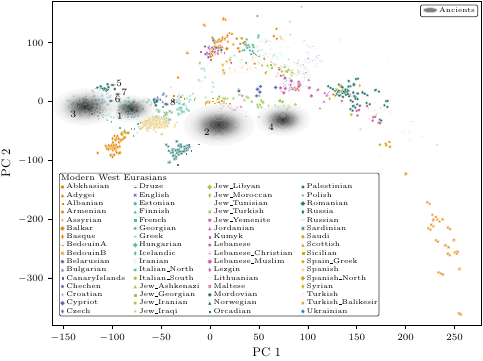

This figure's Python source:
import os
import matplotlib.pyplot as plt
import numpy as np
from matplotlib.patches import Ellipse
import matplotlib.patches as mpatches
from matplotlib.legend_handler import HandlerPatch
#import plotly.graph_objects as go
import plotly.express as px
import pandas as pd
#import plotly.express as px
from tueplots import axes, bundles
from scipy.stats import chi2
from scipy.stats import multivariate_normal
from matplotlib.lines import Line2D
import itertools

palette = px.colors.qualitative.Vivid
palette = [px.colors.unconvert_from_RGB_255(px.colors.unlabel_rgb(c)) for c in palette]

pixel = 1/plt.rcParams['figure.dpi']

def gaussian_density_within_ellipse(mean, Sigma, confidence_level):
    # Step 1: Compute chi-square value and eigen decomposition
    chi2_val = chi2.ppf(confidence_level, df=2)
    eigvals, eigvecs = np.linalg.eigh(Sigma)

    # Sorting eigenvalues and eigenvectors
    order = eigvals.argsort()[::-1]
    eigvals = eigvals[order]
    eigvecs = eigvecs[:, order]

    # Width and height of the ellipse (2 * sqrt(eigenvalue * chi-square value))
    width = 2 * np.sqrt(eigvals[0] * chi2_val)
    height = 2 * np.sqrt(eigvals[1] * chi2_val)

    # Get the bounds for the meshgrid
    x_min, x_max = mean[0] - width / 2, mean[0] + width / 2
    y_min, y_max = mean[1] - height / 2, mean[1] + height / 2

    # Create the meshgrid
    x = np.linspace(x_min, x_max, 1000)
    y = np.linspace(y_min, y_max, 1000)
    xx, yy = np.meshgrid(x, y)
    points = np.column_stack([xx.ravel(), yy.ravel()])

    # Step 2: Compute the Gaussian density
    rv = multivariate_normal(mean=mean, cov=Sigma)
    pdf_values = rv.pdf(points)
    pdf_values = pdf_values.reshape(xx.shape)

    # Step 3: Compute Mahalanobis distance and mask outside points
    points_centered = points - mean
    Sigma_inv = np.linalg.inv(Sigma)
    mahalanobis_distances = np.einsum('ij,jk,ik->i', points_centered, Sigma_inv, points_centered)
    mahalanobis_distances = mahalanobis_distances.reshape(xx.shape)

    # Mask points outside the 95% confidence ellipse
    pdf_values[mahalanobis_distances > chi2_val] = np.nan
    return xx, yy, pdf_values

def make_legend_ellipse(legend, orig_handle,
                        xdescent, ydescent,
                        width, height, fontsize):
    p = mpatches.Ellipse(xy=(0.5*width-0.5*xdescent, 0.5*height-0.5*ydescent),
                         width = width+xdescent, height=(height+ydescent))

    return p

modern_df = pd.read_csv('data/embedding_modern_refs.csv')
groups = pd.read_csv('paper_figures/real_world/modern_groups_curated.csv', header=0)
vars = np.load('paper_figures/real_world/variance_ancients_high_uncertainty.npy')
s_emb = np.load('paper_figures/real_world/mean_ancients_high_uncertainty.npy')
metadata_ancients = pd.read_csv('paper_figures/real_world/metadata_ancients_high_uncertainty.csv', header=0)

vars_low = np.load('paper_figures/real_world/variance_ancients_low_uncertainty.npy')
s_emb_low = np.load('paper_figures/real_world/mean_ancients_low_uncertainty.npy')
metadata_ancients_low = pd.read_csv('paper_figures/real_world/metadata_ancients_low_uncertainty.csv', header=0)

modern_df['Group'] = groups['Group']
modern_df = modern_df.sort_values(by=['Group'])

c1 = mpatches.Circle((0, 0), 1, fc='grey', lw=0.5, ec='lightgrey')
c2 = mpatches.Circle((0, 0), 1, fc='None', lw=0.5, edgecolor='red')

markers = Line2D.filled_markers
markers = ['o', '^', 's', 'p', '*', 'D', 'd', 'P', 'X']
style = list(itertools.product(palette, markers))

modern_df['Style'] = modern_df['Group'].map(dict(zip(modern_df['Group'].unique(),
                                       style)))

with plt.rc_context({**bundles.aistats2022(family="serif"), **axes.lines()}):
  fig, ax = plt.subplots(1, 1, figsize=(488*pixel, 0.75*488*pixel))
  for sty in modern_df['Style'].unique():
    df_sub = modern_df.loc[modern_df['Style']==sty]
    ax.scatter(df_sub['PC1'], df_sub['PC2'], alpha=1, s=4, marker=sty[1], c=sty[0], label=df_sub['Group'].unique()[0], edgecolor='white', linewidth=0.1)
  for i, emb in enumerate(s_emb_low):  
    ax.text(emb[0]+4, emb[1]-2, str(i+5), fontsize=7, color='black')
  for i, emb in enumerate(s_emb):  
    ax.text(emb[0]-15, emb[1]-18, str(i+1), fontsize=7, color='black')
  for i in range(len(vars)):
    mean = s_emb[i]
    cov = vars[i]
    xx, yy, pdf_values = gaussian_density_within_ellipse(mean, cov, 0.95)
    ax.contourf(xx, yy, pdf_values, levels=15, cmap='Greys', alpha=0.7, antialiased=False)
  for i in range(len(vars_low)):
    mean = s_emb_low[i]
    cov = vars_low[i]
    xx, yy, pdf_values = gaussian_density_within_ellipse(mean, cov, 0.95)
    ax.contourf(xx, yy, pdf_values, levels=10, cmap='Greys', alpha=0.7, antialiased=False)
  ax.scatter(*s_emb.T, s=2, c='black', alpha=0.2)
  ax.set_xlabel(r'PC 1')
  ax.set_ylabel(r'PC 2')
  ax.set_ylim(-380, 170)
  fig.legend(ncols=4, markerscale=1.3, title=r'Modern West Eurasians', alignment='left', borderpad=0.2, labelspacing=0.3, handlelength=0.5, handletextpad=0.3, columnspacing=1.2, fontsize=5, title_fontsize=6, loc='lower left', bbox_to_anchor=(0.12, 0.12))
  legend2 = plt.legend([c1], [r'Ancients'], alignment='left', handler_map={mpatches.Circle:HandlerPatch(patch_func=make_legend_ellipse)}, borderpad=0.4, labelspacing=0.3, handletextpad=0.3, fontsize=5, title_fontsize=6)

  fig.savefig('paper_figures/figure_04.pdf', dpi=150)

